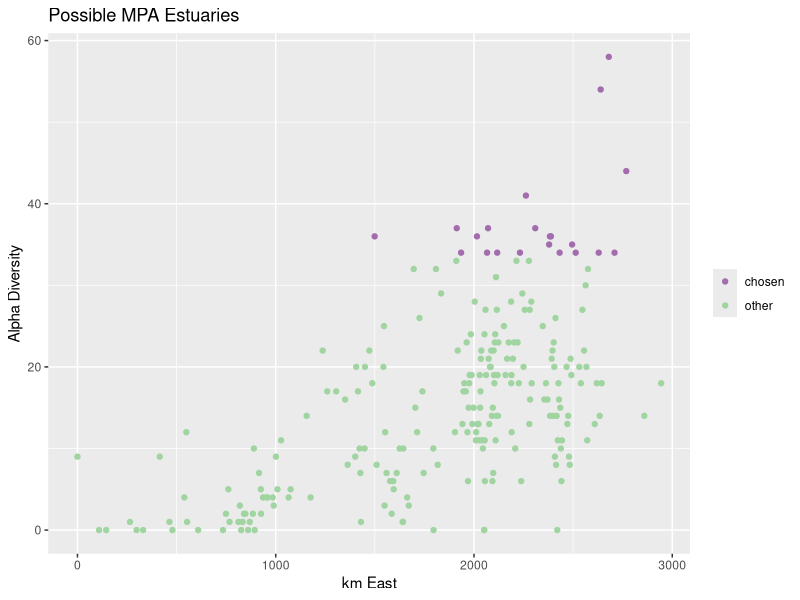
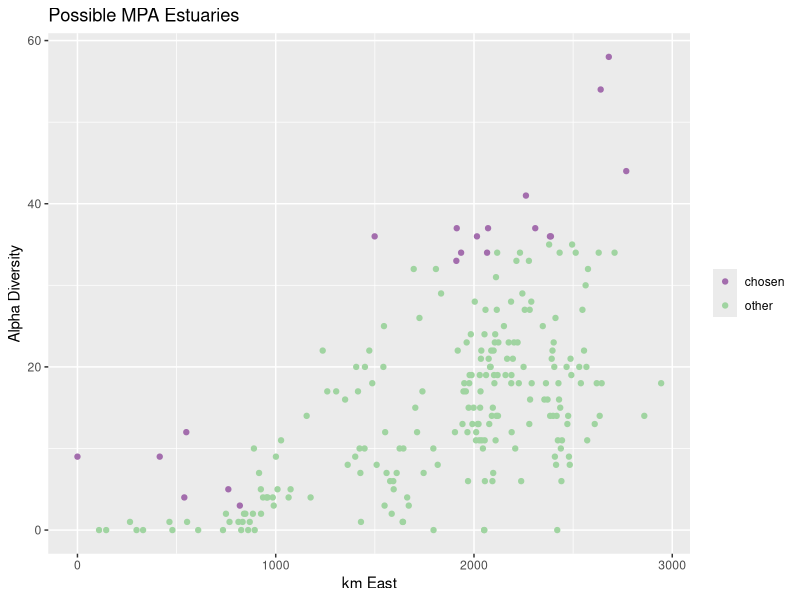
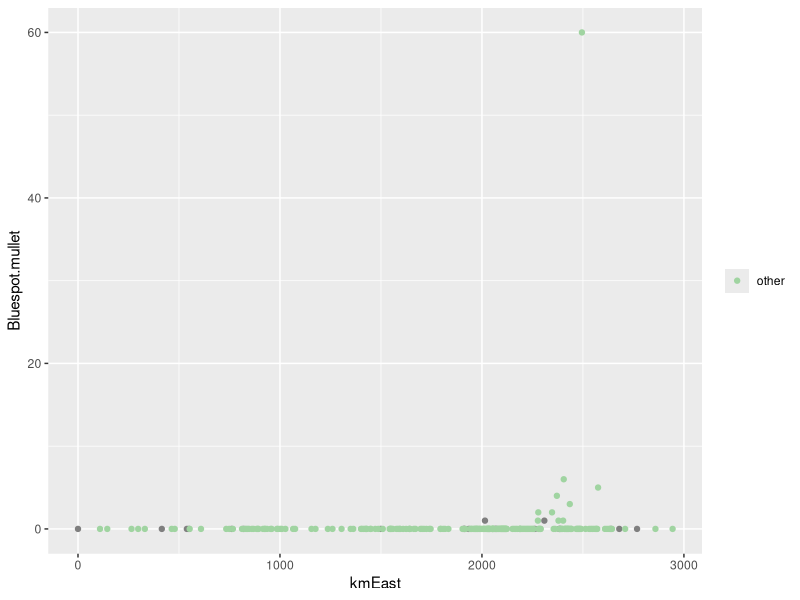
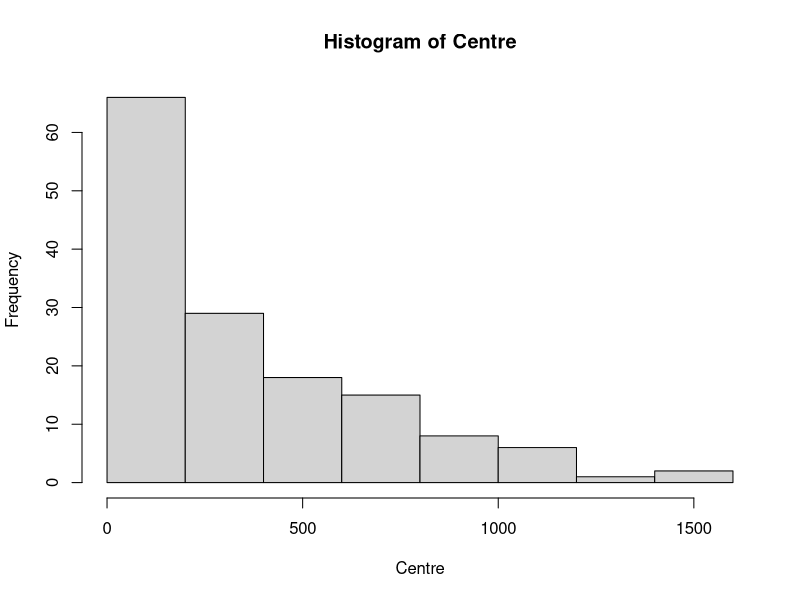
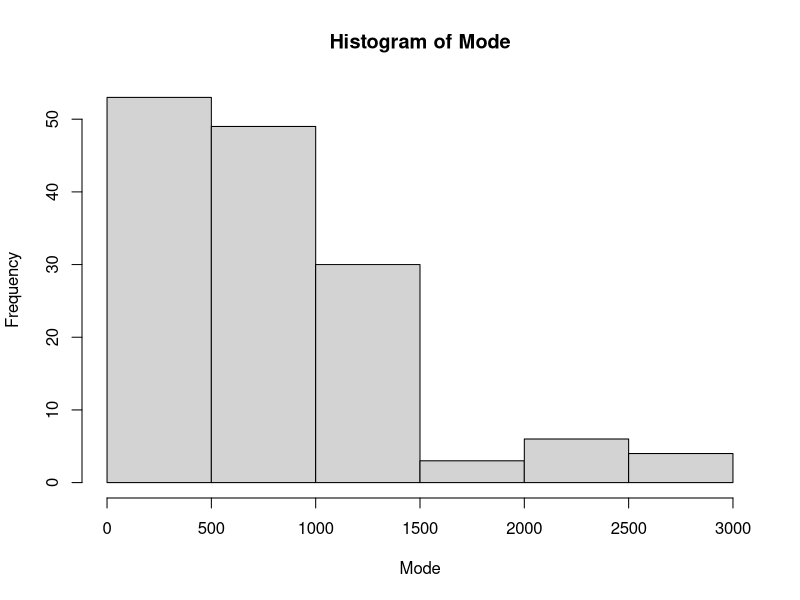
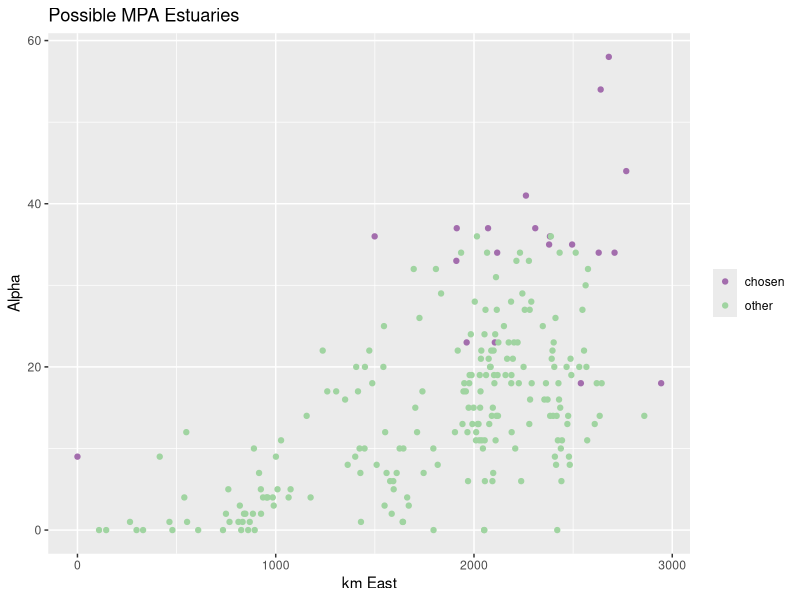
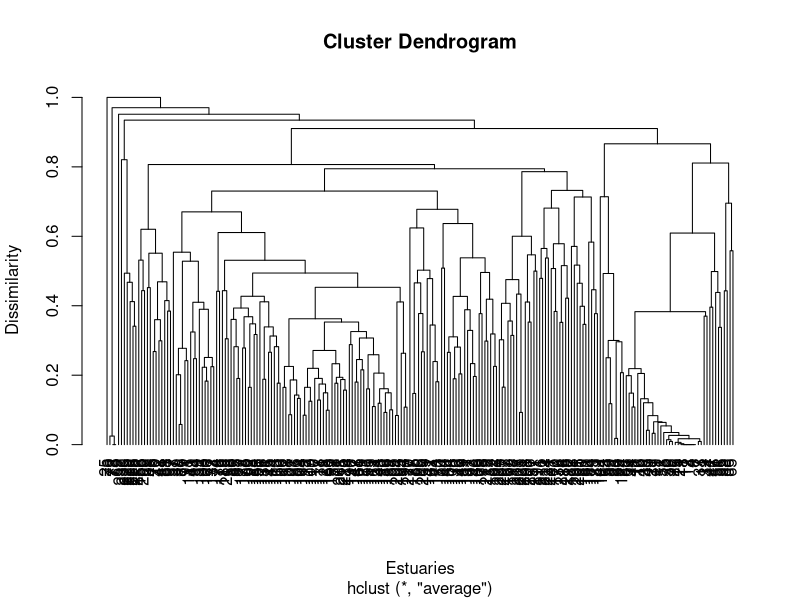
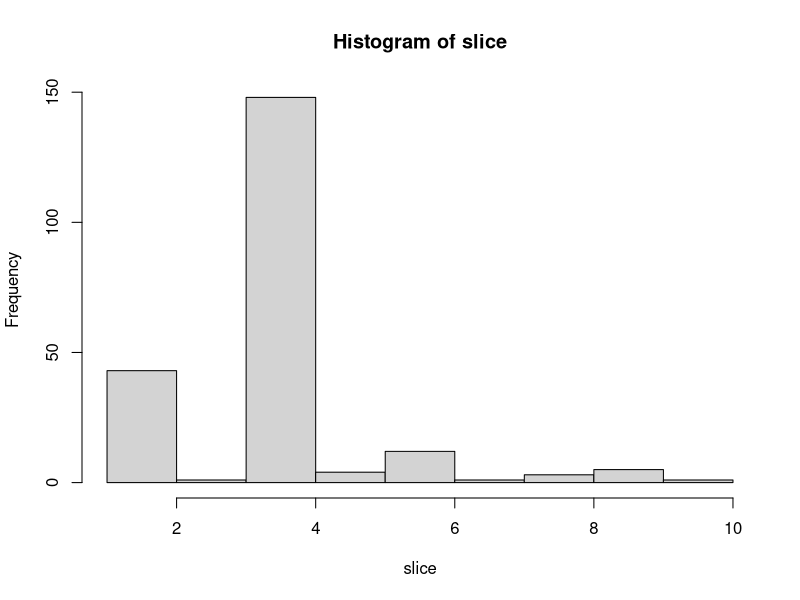

Recreate these plots in R, in order. (Note: a time limit stopped this script after it produced the figures.)
# Marine Spatial Planning Module - Colin Attwood
# Not just an ecological problem but social and economic too - we're ignoring that for now
# You want to spread the protected areas around the country whilest conserving the largest number of species possible

ED <- read.csv("EstuaryFishSurveyData.csv")
install.packages("vegan")
library(vegan)
install.packages("dplyr")
library(dplyr)
install.packages("ggplot2")
library(ggplot2)

#Getting rid of NAs in the data set 
ED[is.na(ED)] <- 0

# Specnumber 
#this is a function in the vegan package that allows you to sus out the alpha diversity (species richness) of the eastuaries
alpha <- specnumber(ED[4:148]) 
ED$alpha <- specnumber(ED[4:148]) #created a new column with the alpha diversity in ED

### Chunk 1
# Using Colin's code to order the data in descending alpha diversity
ED <- ED[order(-ED$alpha),]
ED

# Extracting the names of the top 20 most diverse estuaries
Alphalist <- ED[1:20,1]
Alphalist

# To ensure that the graph makes sense (geographically sound), flip kmWest to create a new column - kmEast
ED$kmEast <- 2947 - ED$kmWest

# Create a column for top 20 alpha diversity and others
ED$highlight <- ifelse(rank(-ED$alpha) <=20, "chosen", "other")

# Create a scatter plot showing the top 20 eastuaries in terms of alpha diversity
G1 <- ggplot(ED, aes(x = kmEast, y = alpha)) + 
  geom_point(aes(color = highlight)) +
  scale_color_manual(values = c("chosen" = "#A36DAD", "other" = "#A0D4A1")) +
  ggtitle("Possible MPA Estuaries") +
  xlab("km East") +
  ylab ("Alpha Diversity")+
  theme(legend.title = element_blank())

G1

# Or Colin's way in separating the top 20 from the others
ED$alphalist <- 0
ED$alphalist[1:20] <- 1
# Then just color these -> Colin

# Now we're trying to see the gamma diversity - trying to see the number of different species that would be protected if we chose these
# We can use specnumber in the vegan package for this
# In essense we're sussing the top 20 estuaries by splitting them into biogeographic zones (BZ) and getthing 6 from the WC and 7 from the SC and EC
# In other word - we want to richness without the abundance
alphaout <- specnumber(ED[4:148], groups = ED$alphalist)
alphaout # output: 0 = 121; 1 = 116 ~ that's 80%


### Chunk 2
# Then order the data to both BZ and alpha
ED <- ED[order(ED$BZ,-ED$alpha),]

# Create a column for the richness with the different BZs 
ED$alphabz <- 0
ED$alphabz[1:7] <- 1 # tagging the first 6 from the East Coast
ED$alphabz[91:97] <- 1 # tagging the first 7 from the South Coast
ED$alphabz[207:212] <- 1 # tagging the first 7 from the West Coast
ED$alphabz

# Then another column for the highlighted BZ x alpha
ED$highlightBZ <- ifelse(rank(-ED$alphabz) <=20, "chosen", "other")

# Create a plot for BZ x alpha
G2 <- ggplot(ED, aes(x = kmEast, y = alpha)) + 
  geom_point(aes(color = highlightBZ)) +
  scale_color_manual(values = c("chosen" = "#A36DAD", "other" = "#A0D4A1")) +
  ggtitle("Possible MPA Estuaries") +
  xlab("km East") +
  ylab ("Alpha Diversity")+
  theme(legend.title = element_blank())
G2

#Extracting the names of these estuaries
AlphaBZlistEC <- ED[1:7,1]
AlphaBZlistSC <- ED[91:97,1]
AlphaBZlistWC <- ED[207:212,1]

AlphaBZlistEC
AlphaBZlistSC
AlphaBZlistWC

# How many species are in the alphabz list
alphabzout <- specnumber(ED[4:148], groups = ED$alphabz)
alphabzout # output : 0 = 120; 1 = 122 ~ that's 84%

### Chunk 3
# We are going to figure out the mid ranges of each species
# Problem also because some species have a bi modal dbn

G3 <- ggplot(ED, aes(x = kmEast, y = Bluespot.mullet)) + 
  geom_point(aes(color = highlightBZ)) +
  scale_color_manual(values = c("top20alphabz" = "#A36DAD", "other" = "#A0D4A1"))+
  theme(legend.title = element_blank())
G3



# Chunk 4
# Order data by kmWest
ED <- ED[order(-ED$kmWest),]
ED
# Creating vectors for Western Limit, Eastern Limit, Range, and Centre 
WL <- array(0, c(145))
WL

EL <- array(0, c(145))
EL

Range <- array(0, c(145))
Range

Centre <- array(0, c(145))
Centre

Mode <- array(0, c(145))
Mode

max <- 0

# Now we're going to make loops
for(i in 1:145){ # this is the species loop
  max <- 0
  for(j in 1:232){ # this is the estuary loop
    if(ED[j, i+3]>0){EL[i] <- ED[j,2]}
    if(ED[j, i+3]>max){
      Mode[i] <- ED[j, 2]
      max <- ED[j,i+3]
    }
  }
  for(j in 232:1){ # this is the estuary loop bottom up
    if(ED[j, i+3]>0){WL[i] <- ED[j,2]}
  }
  Range[i] <- WL[i] - EL[i] # range is between the two limits
  Centre[i] <- (WL[i]-EL[i])/2
}
 
EL   
WL
Range
Mode
Centre

hist(Centre)
hist(Mode)

# Getting the top 20 estuaries by best modes
# get names of estuaries most frequently in modes
freq <- table(Mode) # get frequencies of different estuaries 
sortfreq <- sort(freq, decreasing = TRUE) # sort for highest freqs first 
sortfreq
top20range <- c(179, 267, 308, 1448, 1034, 1036, 3, 238, 408, 452, 876, 2947, 568, 685, 830, 842, 984, 318, 564, 638) # take top 20 most frequent modes 
midranges <- ED$Estuary[match(top20range, ED$kmWest)] # match the km values to the estuary name 

# in retro I have taken the top 25 cross referenced the last 8 with the most biodiverse estuaries and found that three corresponded and included them (the last 3) into the list (I shifted 20 to 21)
midranges

# Creating a mode list
ED$modelist <- 0
# List of locations to set modelist to 1
locations <- c("St Lucia", "Mlalazi", "Matigulu/Nyoni", "Knysna", "Kariega", "Bushmans", "Kosi", "Mfolozi/Msunduzi", "Manzimtoti", "Mkomazi", "Kwelera", "Orange", "Mtentu", "Mngazana", "Ngqusi/Inxaxo", "Great Kei", "Great Fish", "Zinkwasi", "Mzamba", "Mntafufu")
# Set modelist to 1
ED <- ED %>%
  mutate(modelist = ifelse(ED$Estuary %in% locations, 1, 0))

# Highlight 
ED$highlightmode <- ifelse(rank(-ED$modelist) <=20, "chosen", "other")
# Create a graph
G4 <- ggplot(ED, aes(x = kmEast, y = alpha)) + 
  geom_point(aes(color = highlightmode)) +
  scale_color_manual(values = c("chosen" = "#A36DAD", "other" = "#A0D4A1"))+
  ggtitle("Possible MPA Estuaries") +
  xlab("km East") +
  ylab ("Alpha") +
  theme(legend.title = element_blank())
G4

# Check how many species are saved in this
modeout <- specnumber(ED[4:148], groups = ED$modelist)
modeout # output: 0 = 107; 1 = 128 ~ that's 88%


# Chunk 5
# Dendogram, split estuaries in each group, choose ten groups, order data by group then by diversity in group, then choose top 2 entries of each group
## Sppcomplist
# There is an estuary without fish - we need to subset the data to exclude that one
# Cannot run a dendogram with EMPTY ESTUARIES

ED <- subset(ED, alpha >0)
nrow(ED) # 218 left

ED_deco <- decostand(ED[,c(4:148)], method = "total") # "total tell us more about the proportions of the fish that occur in each estuary - instead of just focusing on raw abundance numbers because we're interested in spp comp not spp numbers
ED_deco # this has taken the numbers and reduced them to proportions

ED_dist <- vegdist(ED_deco, method = "bray") # using the proportion dataset we're working out the dissimilarity bt ea estuary by using the bray-curtis measure of dissimilarity
ED_dist # gives you the dissimilary number but now need a graph - ask R to dra a dendrogram to compare these data

ED_clust <- hclust(ED_dist, method = "average")
ED_clust # this in in preparation for the plot

plot(ED_clust, hang = -1, ylab = "Dissimilarity", xlab = "Estuaries")

# Cut a line in the dendrogram to allow for it to branch only 10 times
slice <- cutree(ED_clust, h = 0.75)
slice # estuaries sorted into dendogram slices ~ 12 branches

slice <- cutree(ED_clust, h = 0.8)
slice # cut it to 80% ~ landed up with 10 groups
hist(slice)
# Create a new variable
ED$cut80 <- slice


# Now we need to order it by cut then by alpha
ED <- ED[order(ED$cut80,-ED$alpha),]
# Tagging chosen ones
ED$clust <- 0
ED$clust[c(1, 2, 35, 36, 44, 45, 46, 47, 48, 193, 194, 197, 198, 208, 209, 210, 213, 214, 215, 218)] <- 1
Clustlist <- ED[c(1, 2, 35, 36, 44, 45, 46, 47, 48, 193, 194, 197, 198, 208, 209, 210, 213, 214, 215, 218),1]
Clustlist

# Highlight top 20 clusters
ED$highlightclust <- ifelse(rank(-ED$clust) <=20, "chosen", "other")
# Plot
G5 <- ggplot(ED, aes(x = kmEast, y = alpha)) + 
  geom_point(aes(color = highlightclust)) +
  scale_color_manual(values = c("chosen" = "#A36DAD", "other" = "#A0D4A1"))+
  ggtitle("Possible MPA Estuaries") +
  xlab("km East") +
  ylab ("Alpha") +
  theme(legend.title = element_blank())
G5

# Check the number of spp saved
clustout <- specnumber(ED[4:148], groups = ED$clust)
clustout # output: 0 = 121; 1 = 116 ~ 80%
# note that this is good but excludes all estuaries without fish and so will be biased against plants and invertebrates

# Chunk 6
# Now we will try to find an estuary that has the greatest dissimilarity to other estuaries
# Order by Alpha 
# Complist variable top Est = 1, others = 0
# remove from database all spp that occur in that estuary
# Reorder by alpha and repeat
# 1. Create variable called complist

NED <- ED
NED$complist <- 0

for(j in 1:20){
  NED <- NED[order(-NED$alpha),]
  NED$complist[1] <- 1
  for(i in 1:145){
    if(NED[1, i+3] > 0 ){NED[,i+3] <- 0}
  }
  NED$alpha <- specnumber(NED[,4:148])
}

NED$complist
NED <- NED[order(-NED$complist),] 
Complist <- NED[1:20,1]
Complist

ED <- ED[order(ED$kmWest),]
NED <- NED[order(NED$kmWest),]
ED$complist <- NED$complist
compout <- specnumber(ED[4:148], groups = ED$complist)
compout # output: 0 = 109; 1 = 135 ~ that's 93%

ED$highlightcomp <- ifelse(rank(-ED$complist) <=20, "chosen", "other")
# Plot
G6 <- ggplot(ED, aes(x = kmEast, y = alpha)) + 
  geom_point(aes(color = highlightcomp)) +
  scale_color_manual(values = c("chosen" = "#A36DAD", "other" = "#A0D4A1"))+
  ggtitle("Possible MPA Estuaries") +
  xlab("km East") +
  ylab ("Alpha") +
  theme(legend.title = element_blank())
G6

# We are trying the brute force method now
# Select 20 estuaries at random from the list - tally up the spp in the 20 and record the number, reshuffle record the number if the number is higher, save the list, rinse and repeat until you find the highest number and then let's see
random_order <- sample(nrow(ED))
ED20 <- ED[order(random_order),]

maxspp <- 0 
div <- 0
randlist <- array(0, c(20))
randlist <- as.character(randlist)
for(i in 1:500000){
  div <- 0
  ED20 <- ED[sample(1:nrow(ED), 20, replace = FALSE),]
  for(i in 1:145){
    if(sum(ED20[,i+3])>0){
      div <- div+1
    }
  }
  if(div > maxspp){
      maxspp <- div
      randlist <- ED20[1:20, 1]
  }
}
maxspp/145
randlist

# Creating a mode list
ED$randlist <- 0
# List of locations to set modelist to 1
locations2 <- c("Mlalazi", "Olifants", "Matigulu/Nyoni", "Groot (East)", "Klein Brak", "Manzimtoti", "Kwenxura", "Gqutywa", "Bot", "Gwaing" , "Kaaimans", "Mgwetyana", "Tyolomnqa", "Mvoti", "Mpenjati", "St Lucia", "Mapuzi", "Knysna", "Kwelera", "Zalu")
# Set modelist to 1
ED <- ED %>%
  mutate(randlist = ifelse(ED$Estuary %in% locations2, 1, 0))


ED$highlightrand <- ifelse(rank(-ED$randlist) <=20, "chosen", "other")
# Plot
G7 <- ggplot(ED, aes(x = kmEast, y = alpha)) + 
  geom_point(aes(color = highlightrand)) +
  scale_color_manual(values = c("chosen" = "#A36DAD", "other" = "#A0D4A1"))+
  ggtitle("Possible MPA Estuaries") +
  xlab("km East") +
  ylab ("Alpha") +
  theme(legend.title = element_blank())
G7


# Chunk 8
# Run through the actual list and see how many spp it protects


# Chunk 9
# Compare all 20 lists and see which combo is the best?
